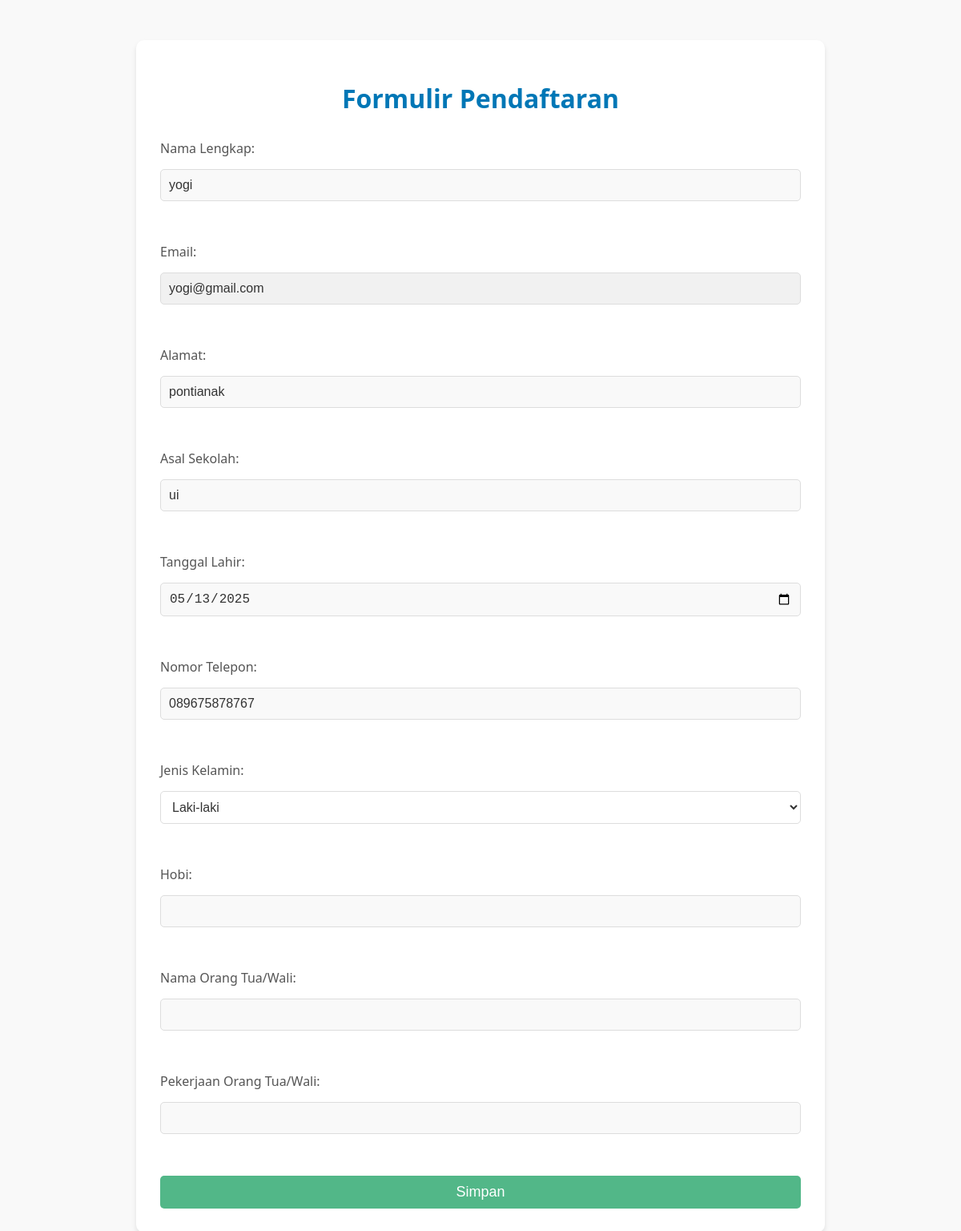
Before: /form/5 with the older database file.
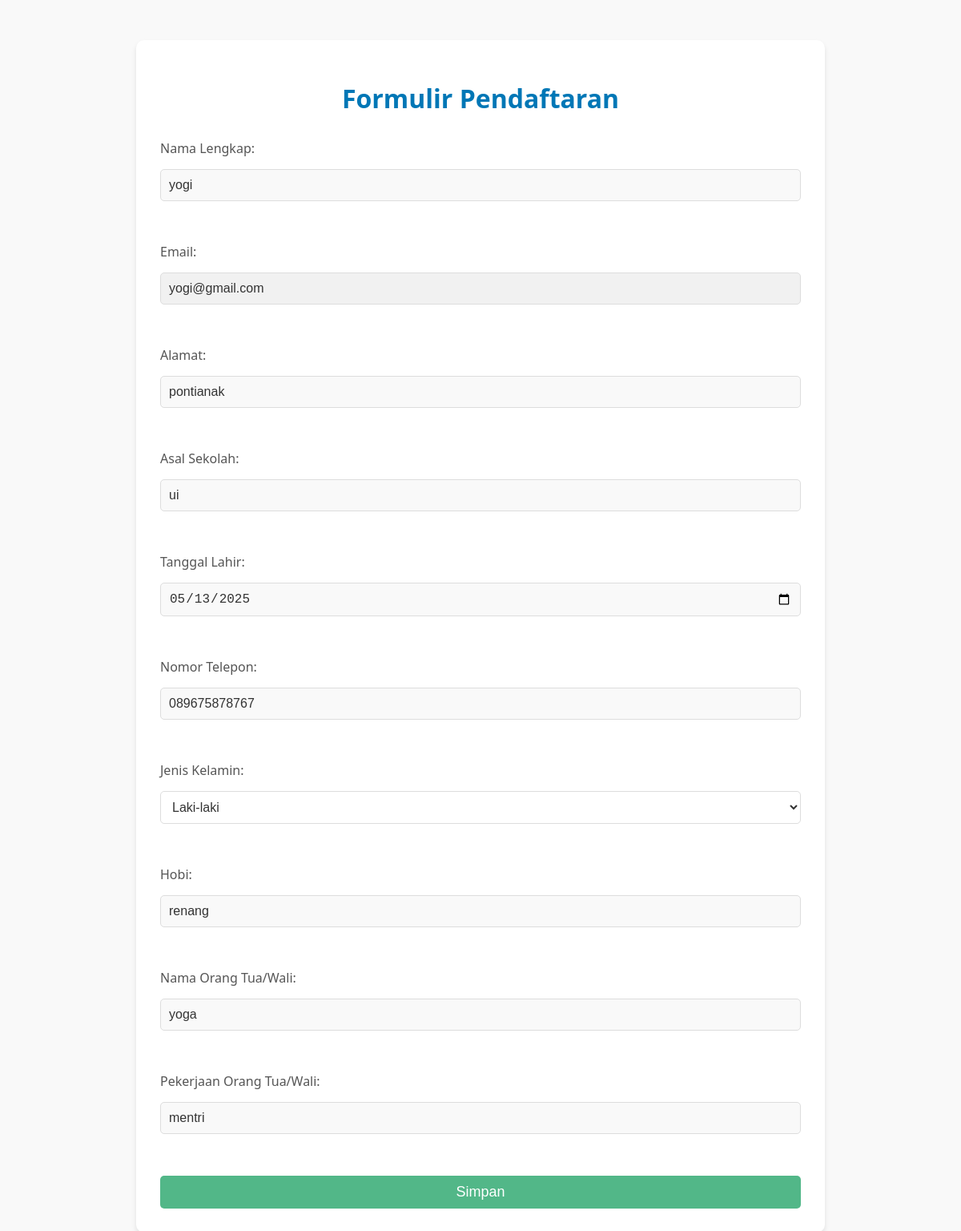
After: the same page with the newer database file.
### models.py (models this page shows)
class User(db.Model):
    id = db.Column(db.Integer, primary_key=True)
    name = db.Column(db.String(100), nullable=False)
    email = db.Column(db.String(100), unique=True, nullable=False)
    password = db.Column(db.String(100), nullable=False)
    status = db.Column(db.String(20), default='Pending')  # Pending, Approved, Rejected
    school = db.Column(db.String(100), nullable=True)  # Asal sekolah
    address = db.Column(db.String(200), nullable=True)  # Alamat
    birth_date = db.Column(db.Date, nullable=True)  # Tanggal lahir
    phone = db.Column(db.String(15), nullable=True)  # Nomor telepon
    gender = db.Column(db.String(20), nullable=True)  # Jenis kelamin
    hobby = db.Column(db.String(200), nullable=True)  # Hobi
    parent_name = db.Column(db.String(100), nullable=True)  # Nama orang tua/wali
    parent_job = db.Column(db.String(100), nullable=True)  # Pekerjaan orang tua/wali
    created_at = db.Column(db.DateTime, default=datetime.utcnow)  # Waktu pendaftaran

### app.py (the view, shortened to what this page needs)
@app.route('/form/<int:user_id>', methods=['GET', 'POST'])
def form(user_id):
    user = User.query.get(user_id)
    if not user:
        flash('User tidak ditemukan.')
        return redirect(url_for('dashboard_user', user_id=user_id))
    return render_template('form.html', user=user)

### templates/form.html (shortened to what this page needs)
<!DOCTYPE html>
<html>
<head>
    <link rel="stylesheet" type="text/css" href="{{ url_for('static', filename='css/form.css') }}">
</head>
<body>
    <div class="container">
        <h1>Formulir Pendaftaran</h1>
        <form method="POST">
            <label for="name">Nama Lengkap:</label>
            <input type="text" id="name" name="name" value="{{ user.name or '' }}" required><br>
            <label for="email">Email:</label>
            <input type="email" id="email" name="email" value="{{ user.email or '' }}" readonly><br>
            <label for="address">Alamat:</label>
            <input type="text" id="address" name="address" value="{{ user.address or '' }}" required><br>
            <label for="school">Asal Sekolah:</label>
            <input type="text" id="school" name="school" value="{{ user.school or '' }}" required><br>
            <label for="birth_date">Tanggal Lahir:</label>
            <input type="date" id="birth_date" name="birth_date" value="{{ user.birth_date or '' }}" required><br>
            <label for="phone">Nomor Telepon:</label>
            <input type="tel" id="phone" name="phone" value="{{ user.phone or '' }}" pattern="[0-9]{10,15}" placeholder="Contoh: 081234567890" required><br>
            <label for="gender">Jenis Kelamin:</label>
            <select id="gender" name="gender" required>
                <option value="Laki-laki" {% if user.gender == 'Laki-laki' %}selected{% endif %}>Laki-laki</option>
            </select><br>
            <label for="hobby">Hobi:</label>
            <input type="text" id="hobby" name="hobby" value="{{ user.hobby or '' }}"><br>
            <label for="parent_name">Nama Orang Tua/Wali:</label>
            <input type="text" id="parent_name" name="parent_name" value="{{ user.parent_name or '' }}"><br>
            <label for="parent_job">Pekerjaan Orang Tua/Wali:</label>
            <input type="text" id="parent_job" name="parent_job" value="{{ user.parent_job or '' }}"><br>
            <button type="submit">Simpan</button>
        </form>
    </div>
</body>
</html>

Changed rows visible on the page:
changed User "yogi": hobby (not shown) → "renang"; parent_name (not shown) → "yoga"; parent_job (not shown) → "mentri"
